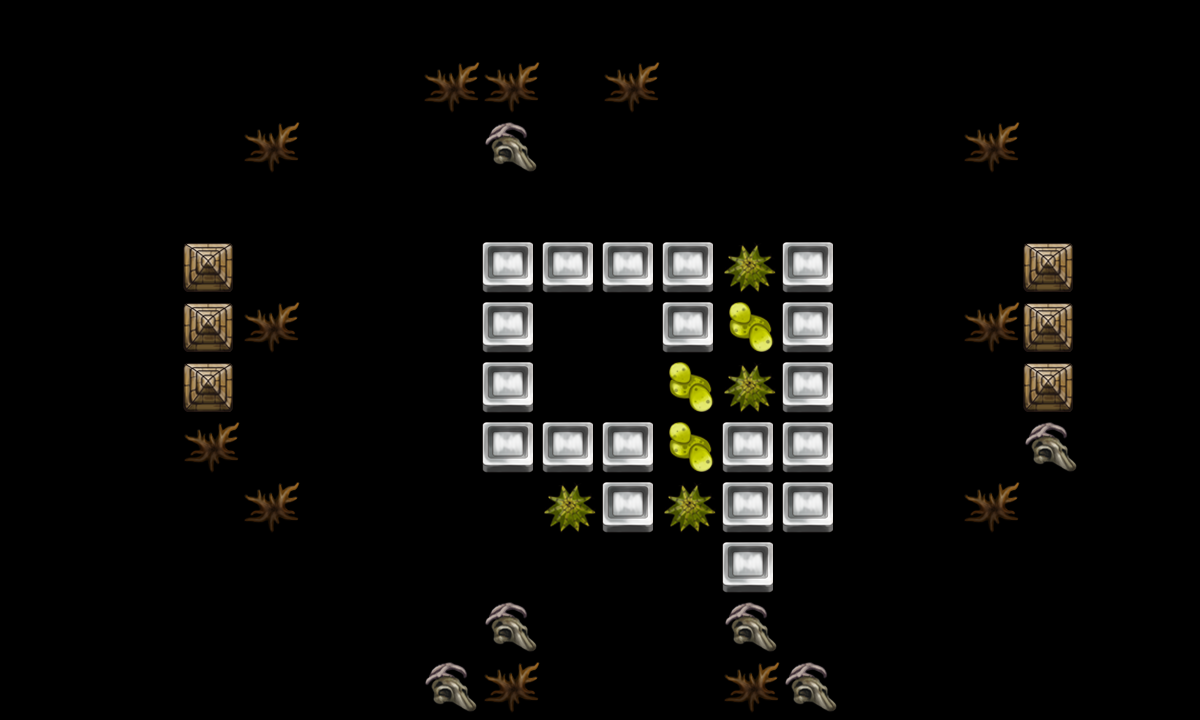

A 2D game scene composited from a Tiled map and its tileset images. What follows is a short description and the map's XML, with each tile layer's data collapsed to a summary:
An orthogonal 20x12 tile map with 60x60 px tiles, 2 tile layers (canDes, cannotDes) and 21 objects (2x p4, re3, re1, re2, tankpoint, ...).

<map version="1.0" orientation="orthogonal" width="20" height="12" tilewidth="60" tileheight="60">
 <tileset firstgid="1" name="tmw_desert_spacing" tilewidth="60" tileheight="60">
  <image source="tmw_desert_spacing.png" width="480" height="300" />
  <tile id="30">
   <properties>
    <property name="canDes" value="1" />
   </properties>
  </tile>
 </tileset>
 <layer name="canDes" width="20" height="12">
  <data>[240 cells, 31 non-empty, 5 distinct tile ids]</data>
 </layer>
 <layer name="cannotDes" width="20" height="12">
  <data>[240 cells, 19 non-empty, 1 distinct tile ids]</data>
 </layer>
 <objectgroup name="spawnPoints" width="20" height="12">
  <object name="re3" x="840" y="120" width="60" height="60" />
  <object name="re1" x="360" y="120" width="60" height="60" />
  <object name="re2" x="840" y="480" width="60" height="60" />
  <object name="tankpoint" x="600" y="600" width="60" height="60" />
  <object name="re4" x="360" y="480" width="60" height="60" />
  <object name="re5" x="660" y="120" width="60" height="60" />
  <object name="re6" x="357" y="243" width="63" height="56" />
  <object name="re7" x="898" y="362" width="62" height="59" />
  <object x="811" y="444" />
 </objectgroup>
 <objectgroup name="roadPoints" width="20" height="12" visible="0">
  <object name="p1" x="120" y="600" width="60" height="60" />
  <object name="p2" x="360" y="600" width="60" height="60" />
  <object name="p3" x="360" y="120" width="60" height="60" />
  <object name="p4" x="720" y="120" width="60" height="60" />
  <object name="p4" x="720" y="120" width="60" height="60" />
  <object name="p5" x="720" y="600" width="60" height="60" />
  <object name="p6" x="960" y="600" width="60" height="60" />
  <object name="p7" x="960" y="60" width="60" height="60" />
  <object name="p8" x="1080" y="60" width="60" height="60" />
 </objectgroup>
 <objectgroup name="bossPoint" width="20" height="12" visible="0">
  <object name="boss1" x="240" y="60" width="60" height="60" />
 </objectgroup>
 <objectgroup name="buildingPoint" width="20" height="12">
  <object name="building1" x="539" y="300" width="123" height="119" />
 </objectgroup>
 <objectgroup name="endPoint" width="20" height="12">
  <object name="endpoint" x="540" y="60" width="60" height="60" />
 </objectgroup>
</map>